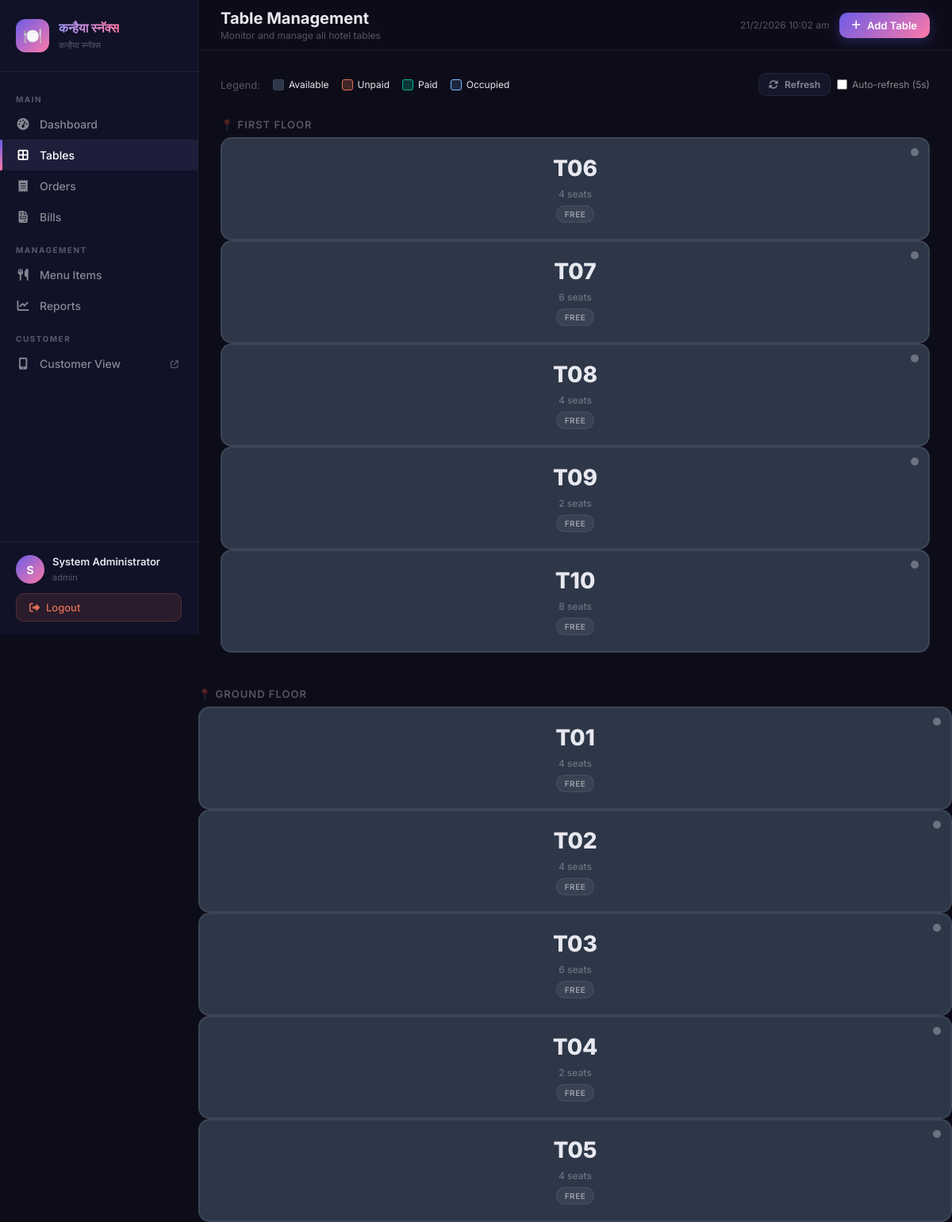
Screenshot of /admin/tables.php (signed in) with the database file from the repository.
### tables this page shows
CREATE TABLE `tables` (
  `id` INT(11) NOT NULL AUTO_INCREMENT,
  `table_number` VARCHAR(20) NOT NULL,
  `capacity` INT(11) NOT NULL DEFAULT 4,
  `status` ENUM('available','occupied','reserved') NOT NULL DEFAULT 'available',
  `floor` VARCHAR(50) DEFAULT 'Ground Floor',
  `is_active` TINYINT(1) NOT NULL DEFAULT 1,
  `created_at` TIMESTAMP NOT NULL DEFAULT CURRENT_TIMESTAMP,
  PRIMARY KEY (`id`),
  UNIQUE KEY `table_number` (`table_number`)
);

### config/database.php (called while the page is built, shortened)
<?php
class Database {
    private static $instance = null;
    private $pdo;
    private function __construct() {
        $dsn = "mysql:host=" . DB_HOST . ";dbname=" . DB_NAME . ";charset=" . DB_CHARSET;
        $options = [
            PDO::ATTR_ERRMODE            => PDO::ERRMODE_EXCEPTION,
            PDO::ATTR_DEFAULT_FETCH_MODE => PDO::FETCH_ASSOC,
            PDO::ATTR_EMULATE_PREPARES   => false,
        ];
        try {
            $this->pdo = new PDO($dsn, DB_USER, DB_PASS, $options);
        } catch (PDOException $e) {
            die(json_encode(['error' => 'Database connection failed: ' . $e->getMessage()]));
        }
    }
    public static function getInstance() {
        if (self::$instance === null) {
            self::$instance = new self();
        }
        return self::$instance;
    }
    public function query($sql, $params = []) {
        $stmt = $this->pdo->prepare($sql);
        $stmt->execute($params);
        return $stmt;
    }
    public function fetchAll($sql, $params = []) {
        return $this->query($sql, $params)->fetchAll();
    }
}
function db() {
    return Database::getInstance();
}

### admin/tables.php (the view, shortened to what this page needs)
<?php
$topbarActions = '<a href="javascript:void(0)" onclick="openAddTableModal()" class="topbar-btn btn-primary"><i class="fa fa-plus"></i> Add Table</a>';
$tables = db()->fetchAll("
    SELECT t.*,
           b.id as bill_id,
           b.bill_number,
           b.payment_status,
           b.total_amount,
           b.customer_name,
           b.customer_mobile,
           o.id as order_id,
           o.order_number,
           (SELECT COUNT(*) FROM order_items oi WHERE oi.order_id = o.id) as item_count
    FROM tables t
    LEFT JOIN bills b ON t.id = b.table_id AND b.payment_status IN ('initiated','pending')
    LEFT JOIN orders o ON b.order_id = o.id
    WHERE t.is_active = 1
    ORDER BY t.floor, t.table_number
");
include __DIR__ . '/partials/header.php';
?>
<div style="display:flex;gap:16px;align-items:center;margin-bottom:20px;flex-wrap:wrap">
    <span style="font-size:13px;color:var(--text-muted)">Legend:</span>
    <span style="display:flex;align-items:center;gap:6px;font-size:12px"><span style="width:14px;height:14px;border-radius:3px;background:var(--table-available);border:1px solid var(--border);display:inline-block"></span>Available</span>
    <span style="display:flex;align-items:center;gap:6px;font-size:12px"><span style="width:14px;height:14px;border-radius:3px;background:rgba(225,112,85,0.25);border:1px solid var(--danger);display:inline-block"></span>Unpaid</span>
    <span style="display:flex;align-items:center;gap:6px;font-size:12px"><span style="width:14px;height:14px;border-radius:3px;background:rgba(0,184,148,0.25);border:1px solid var(--success);display:inline-block"></span>Paid</span>
    <span style="display:flex;align-items:center;gap:6px;font-size:12px"><span style="width:14px;height:14px;border-radius:3px;background:rgba(116,185,255,0.15);border:1px solid var(--info);display:inline-block"></span>Occupied</span>
    <div style="margin-left:auto;display:flex;gap:8px">
        <button class="topbar-btn btn-secondary btn-sm" onclick="autoRefreshTables()"><i class="fa fa-arrows-rotate"></i> Refresh</button>
        <label style="display:flex;align-items:center;gap:6px;font-size:12px;cursor:pointer;color:var(--text-secondary)">
            <input type="checkbox" id="autoRefresh" onchange="toggleAutoRefresh(this.checked)" style="accent-color:var(--primary)"> Auto-refresh (5s)
        </label>
    </div>
</div>
<div class="tables-grid" id="tablesGrid">
<?php
$currentFloor = '';
foreach ($tables as $t):
    if ($t['floor'] !== $currentFloor) {
        $currentFloor = $t['floor'];
?>
</div>
<div style="grid-column:1/-1;margin-bottom:8px;margin-top:<?= $currentFloor==$tables[0]['floor']?'0':'16px' ?>">
    <h3 style="font-size:13px;color:var(--text-muted);font-weight:600;text-transform:uppercase;letter-spacing:1px">📍 <?= $currentFloor ?></h3>
</div>
<?php } ?>
<?php
    $statusClass = '';
?>
<div class="table-card <?= $statusClass ?>" onclick="openTableBill(<?= $t['id'] ?>, '<?= $t['table_number'] ?>', '<?= $t['floor'] ?>')" title="<?= $t['table_number'] ?> — <?= $t['floor'] ?>">
    <div class="table-status-dot"></div>
    <div class="table-number"><?= $t['table_number'] ?></div>
    <div class="table-label"><?= $t['capacity'] ?> seats</div>
    <?php if ($t['payment_status']): ?>
    <div style="margin-top:6px"><span class="badge badge-<?= $t['payment_status'] ?>" style="font-size:10px"><?= ucfirst($t['payment_status']) ?></span></div>
    <?php else: ?>
    <div style="margin-top:6px"><span class="badge badge-available" style="font-size:10px">Free</span></div>
    <?php endif; ?>
</div>
<?php endforeach; ?>
</div>
<?php include __DIR__ . '/partials/footer.php'; ?>

### assets/css/admin.css (style rules this page uses)
:root { --primary: #6c5ce7; --primary-light: #a29bfe; --accent: #fd79a8; --success: #00b894; --warning: #fdcb6e; --danger: #e17055; --info: #74b9ff; --bg-dark: #0d0d1a; --bg-card: #16162a; --bg-sidebar: #111127; --bg-hover: #1e1e3a; --border: rgba(255,255,255,0.07); --text-primary: #e8e8f0; --text-secondary: rgba(255,255,255,0.5); --text-muted: rgba(255,255,255,0.3); --sidebar-width: 250px; --header-height: 64px; --border-radius: 12px; --shadow: 0 4px 24px rgba(0,0,0,0.3); --table-available: #2d3748; --table-unpaid: rgba(225,112,85,0.15); --table-paid: rgba(0,184,148,0.15); --table-unpaid-border: #e17055; --table-paid-border: #00b894; }
* { margin: 0; padding: 0; box-sizing: border-box; }
body { font-family: 'Inter', sans-serif; background: var(--bg-dark); color: var(--text-primary); min-height: 100vh; overflow-x: hidden; }
.topbar-btn { display: inline-flex; align-items: center; gap: 8px; padding: 8px 16px; border-radius: 10px; font-size: 13px; font-weight: 600; cursor: pointer; border: none; transition: all 0.2s; font-family: 'Inter', sans-serif; text-decoration: none; }
.btn-primary { background: linear-gradient(135deg, var(--primary), var(--accent)); color: #fff; box-shadow: 0 4px 15px rgba(108,92,231,0.3); }
.btn-secondary { background: var(--bg-card); color: var(--text-secondary); border: 1px solid var(--border); }
.btn-sm { padding: 6px 12px; font-size: 12px; }
.badge { display: inline-flex; align-items: center; gap: 5px; padding: 4px 10px; border-radius: 20px; font-size: 11px; font-weight: 600; text-transform: uppercase; letter-spacing: 0.5px; }
.badge-available { background: rgba(255,255,255,0.06); color: var(--text-secondary); border: 1px solid var(--border); }
.tables-grid { display: grid; grid-template-columns: repeat(auto-fill, minmax(160px, 1fr)); gap: 16px; padding: 4px; }
.table-card { background: var(--table-available); border: 2px solid var(--border); border-radius: 14px; padding: 20px 16px; text-align: center; cursor: pointer; transition: all 0.25s; position: relative; }
.table-number { font-size: 28px; font-weight: 800; margin-bottom: 8px; }
.table-label { font-size: 12px; color: var(--text-muted); font-weight: 500; }
.table-status-dot { position: absolute; top: 12px; right: 12px; width: 10px; height: 10px; border-radius: 50%; background: var(--text-muted); }

### rows the page displays
tables: floor "FIRST FLOOR", table_number "T06", capacity "4"
tables: table_number "T07", capacity "6"
tables: table_number "T08", capacity "4"
tables: table_number "T09", capacity "2"
tables: table_number "T10", capacity "8"
tables: floor "GROUND FLOOR", table_number "T01", capacity "4"
tables: table_number "T02", capacity "4"
tables: table_number "T03", capacity "6"
tables: table_number "T04", capacity "2"
tables: table_number "T05", capacity "4"

### other values shown
APP_NAME "कन्हैया स्नॅक्स"
APP_TAGLINE "कन्हैया स्नॅक्स"
substr($admin['full_name'] ?? 'A', 0, 1) "S"
$admin['full_name'] "System Administrator"
$admin['role'] "admin"
$pageTitle "Table Management"
$pageSubtitle "Monitor and manage all hotel tables"
